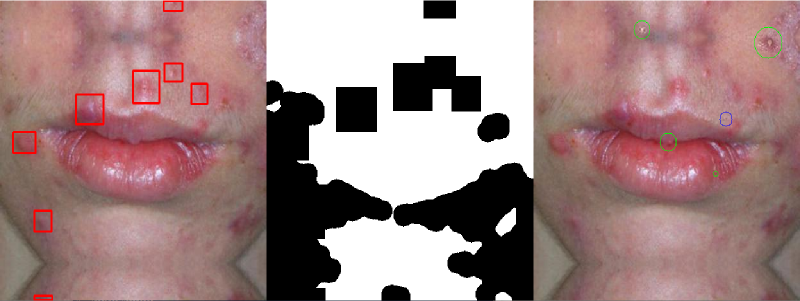
#> input picture Augmentare Script/imagini/Poza 1 masca faciala + adaugare patch.png, 1600 x 602 px, given as the content of the folder train/images, which was not available (shown at 1/2 size)
$ python program_vizualizare_masca_piele.py
#> lines starting #> are read from the running program, lines starting #| are printed output that depends on the picture; after the words box and inside, x2 and y2 are one past the last pixel; in counts of white or black regions, pixels touching at a corner belong together; pictures that were not available may be replaced by others from this repository, and a replacement may not be noted
#> in visualise_skin_masks, img is the input picture: shape (602, 1600, 3); mean B, G, R 129, 129.7, 159.2
import cv2
import numpy as np
import os
from pathlib import Path

DATASET_PATH = "."
IMAGE_EXTENSIONS = {".jpg", ".jpeg", ".png", ".bmp"}


# 1. Script de generare a mastii pielii
def build_skin_mask_dynamic(image_bgr: np.ndarray) -> np.ndarray:
    h, w = image_bgr.shape[:2]
#> h = 602; w = 1600
    blurred = cv2.GaussianBlur(image_bgr, (11, 11), 0) # o blurez
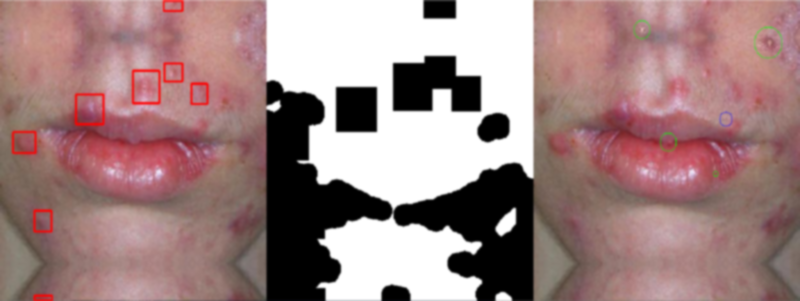
#> blurred: shape (602, 1600, 3) (shown at 1/2 size); mean B, G, R 129, 129.6, 159.2
    ycrcb   = cv2.cvtColor(blurred, cv2.COLOR_BGR2YCrCb) # o transform din BGR in YCrCb
#> ycrcb: shape (602, 1600, 3); mean of channels 0, 1, 2 138.4, 142.8, 122.7

    cw, ch = w // 2, h // 2
#> cw = 800; ch = 301
    dw, dh = int(w * 0.1), int(h * 0.1)
#> dw = 160; dh = 60
    center_patch = ycrcb[ch - dh:ch + dh, cw - dw:cw + dw] # dreptunghiul centrat 20% din imaginea mare => Ma bazez ca subiectul este mereu in centrul imagini
#> center_patch: shape (120, 320, 3); mean of channels 0, 1, 2 241.1, 128, 128

    median_cr = np.median(center_patch[:, :, 1])
#> median_cr = 128
    median_cb = np.median(center_patch[:, :, 2])
#> median_cb = 128
    margin    = 20

    # iau mediana din Cr si Cb si mai adaug o margine de 20%
    # mediana si nu medie deoarece media este influentata de outlieri

    lower_bound = np.array([0,   max(0,   median_cr - margin), max(0,   median_cb - margin)], dtype=np.uint8)
#> lower_bound = [0, 108, 108]
    upper_bound = np.array([255, min(255, median_cr + margin), min(255, median_cb + margin)], dtype=np.uint8)
#> upper_bound = [255, 148, 148]

    mask = cv2.inRange(ycrcb, lower_bound, upper_bound)
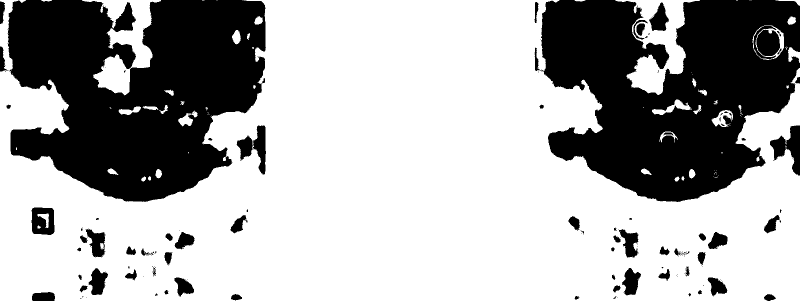
#> mask: shape (602, 1600) (shown at 1/2 size); 67.3% white; 143 black regions (81 under 20 px), largest, box (x1, y1, x2, y2) and area: (15, 0, 532, 404) 147299, (1082, 0, 1600, 404) 142460, (1540, 251, 1600, 351) 2783
    gray = cv2.cvtColor(image_bgr, cv2.COLOR_BGR2GRAY) # Mai treb o data imaginea originala din BGR in Gri pentru a elmina zonele foarte intunecate (ex par inchis, umbre, background)
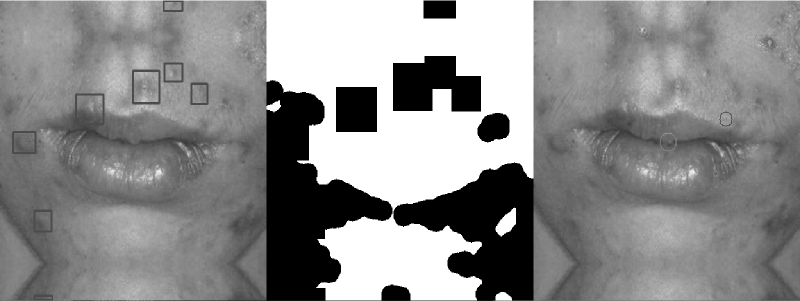
#> gray: shape (602, 1600) (shown at 1/2 size); min 0, max 255, mean 138.4
    mask[gray < 45] = 0
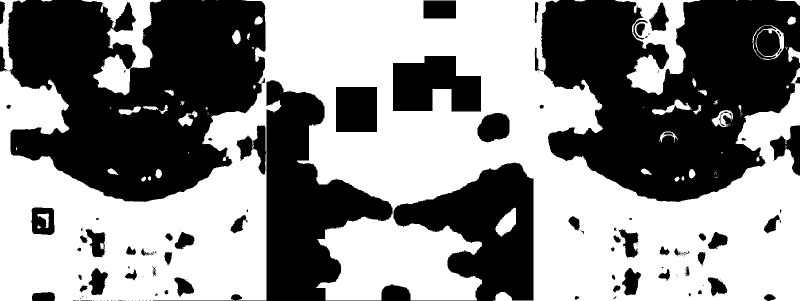
#> mask: shape (602, 1600) (shown at 1/2 size); 54.1% white; 162 black regions (95 under 20 px), largest, box (x1, y1, x2, y2) and area: (15, 0, 532, 404) 147299, (1082, 0, 1600, 404) 142554, (306, 160, 1067, 602) 99181

    # operatiile de eroziune si dilarate
    kernel_open = cv2.getStructuringElement(cv2.MORPH_ELLIPSE, (5, 5))
    mask = cv2.morphologyEx(mask, cv2.MORPH_OPEN, kernel_open, iterations=1)
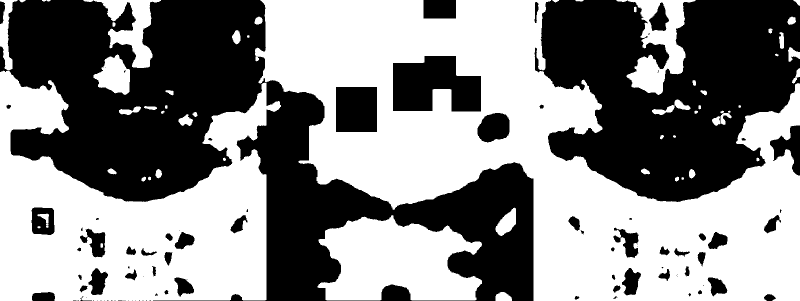
#> mask: shape (602, 1600) (shown at 1/2 size); 53.7% white; 98 black regions (45 under 20 px), largest, box (x1, y1, x2, y2) and area: (15, 0, 1067, 602) 250444, (1069, 0, 1600, 404) 145505, (786, 112, 962, 223) 14873

    kernel_close = cv2.getStructuringElement(cv2.MORPH_ELLIPSE, (15, 15))
    mask = cv2.morphologyEx(mask, cv2.MORPH_CLOSE, kernel_close, iterations=2)
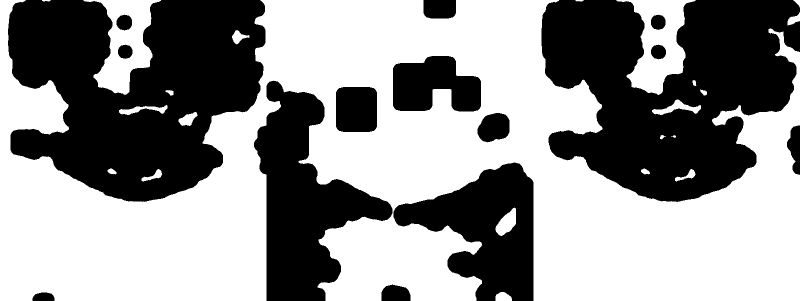
#> mask: shape (602, 1600) (shown at 1/2 size); 57.1% white; 15 black regions, largest, box (x1, y1, x2, y2) and area: (16, 0, 531, 404) 142290, (1083, 0, 1600, 404) 139641, (508, 161, 785, 602) 56455

    return mask


# 2. Script de vizualizare a mastii pielii

def visualise_skin_masks(dataset_path: str):
    train_img_dir = Path(dataset_path) / "train" / "images"

    image_paths = sorted([
        p for p in train_img_dir.iterdir()
        if p.suffix.lower() in IMAGE_EXTENSIONS and "_aug" not in p.stem
    ])

    current_idx = 0
    total_images = len(image_paths)

    window_name = "(D: Inainte | A: Inapoi | Q: Iesire)"
    cv2.namedWindow(window_name, cv2.WINDOW_NORMAL)
    cv2.resizeWindow(window_name, 1200, 600)

    print("=== NAVIGARE ===")
    print(" D - Imaginea urmatoare")
    print(" A - Imaginea anterioara")
    print(" Q - Iesire din program\n")

    while True:
        img_path = image_paths[current_idx]
        img = cv2.imread(str(img_path))

        if img is None:
            current_idx = (current_idx + 1) % total_images
            continue

        mask = build_skin_mask_dynamic(img)
        mask_bgr = cv2.cvtColor(mask, cv2.COLOR_GRAY2BGR)

        combined = np.hstack((img, mask_bgr))

        h, w = combined.shape[:2]
#> h = 602; w = 3200
        max_height = 800
        if h > max_height:
            scale = max_height / h
            combined = cv2.resize(combined, (int(w * scale), int(h * scale)))

        cv2.putText(combined, f"{current_idx + 1}/{total_images}: {img_path.name}", (20, 40), cv2.FONT_HERSHEY_SIMPLEX, 1, (0, 255, 0), 2)
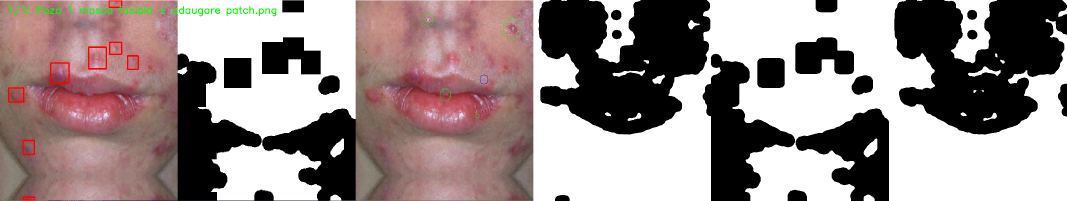
#> combined: shape (602, 3200, 3) (shown at 1/3 size); mean B, G, R 136.8, 137.7, 151.8

        cv2.imshow(window_name, combined)

        key = cv2.waitKey(0) & 0xFF
#> (key q is pressed here)

        if key == ord('q'):
            print("Program oprit")
            break
        elif key == ord('d'):
            current_idx = (current_idx + 1) % total_images
        elif key == ord('a'):
            current_idx = (current_idx - 1) % total_images

    cv2.destroyAllWindows()

if __name__ == "__main__":
    visualise_skin_masks(DATASET_PATH)
